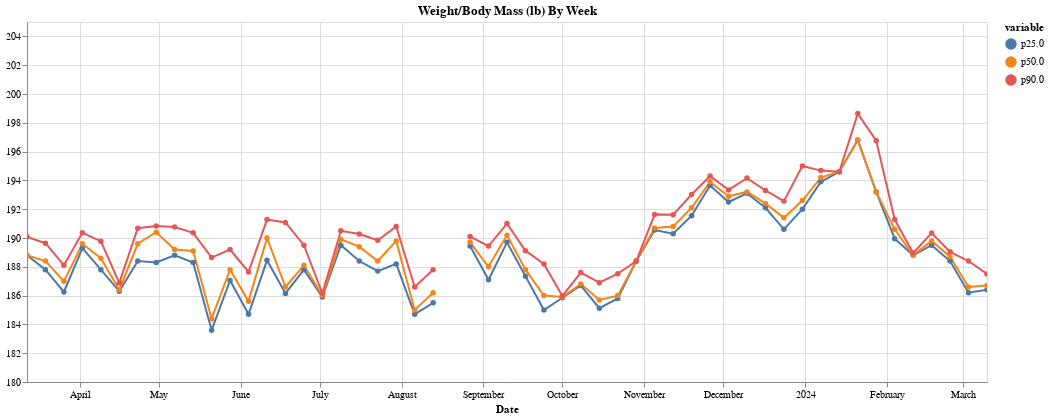
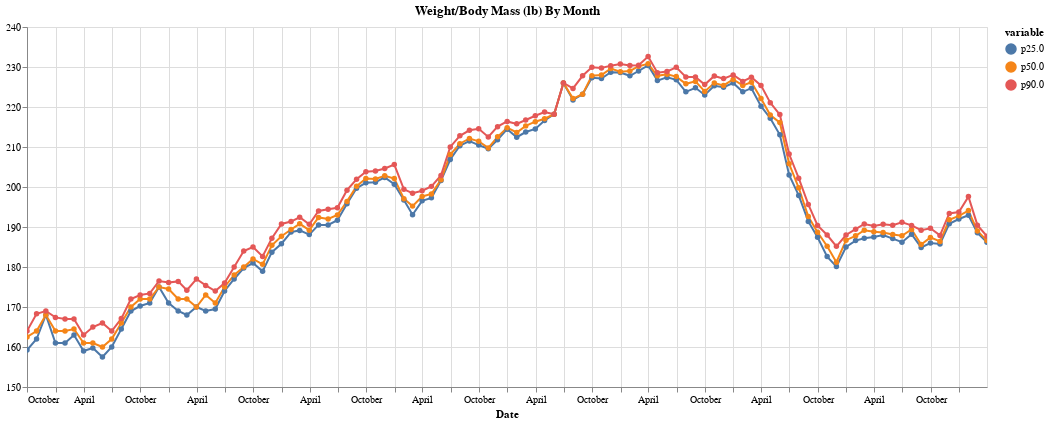
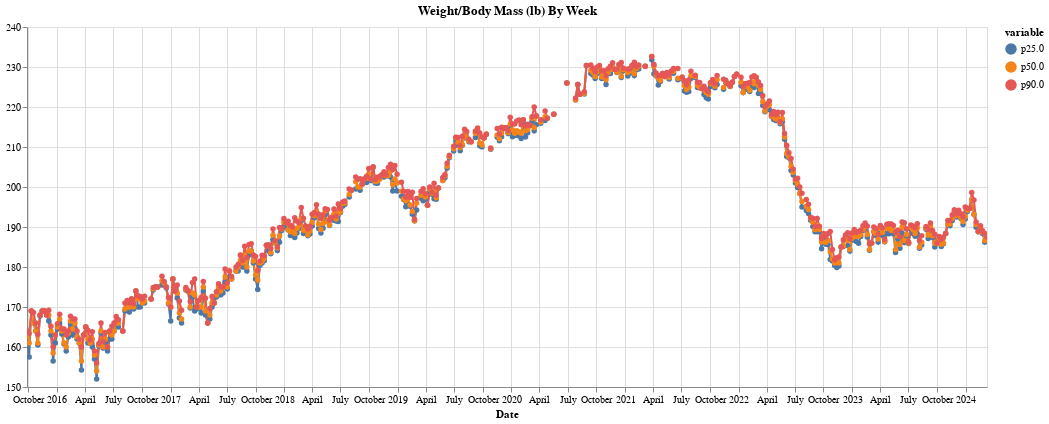

Source (notebook cell) for these figures, in order:
### Markdown cell above
# Time Series Analysis using resampling

### Code cell
print("Scroll to see year markers, select in index to zoom in")
metric = idx_weight


def graph_weight_as_line(df, freq, domain):
    pd_freq_value = freq[0]  # hack, pandas Freq are D,W,M
    df_group_time = df.copy()[metric].resample(pd_freq_value)
    t1 = df_group_time.count().reset_index()
    # Create the root df for output
    df_to_graph = t1.drop(columns=metric)
    for q in [0.25, 0.5, 0.9]:
    # for q in [0.25, 0.9]:
        df_to_graph[f"p{q*100}"] = df_group_time.quantile(q).reset_index()[metric]

    # Now start adding back the rows
    df_melted = df_to_graph.melt(id_vars=[idx_date])
    
    height_in_inches = 60  # todo figure out how to get this by calculation
    
    selection = alt.selection_point(fields=["variable"], bind="legend")  # Updated to Altair 5's selection_point
    
    c = (
        alt.Chart(df_melted)
        .mark_line(point=True)
        .encode(
            y=alt.Y("value", title="", scale=alt.Scale(domain=domain)),
            x=alt.X(f"{idx_date}:T"),
            color=alt.Color("variable"),
            tooltip=[alt.Tooltip(f"{idx_date}:T"), alt.Tooltip("value:Q")],
            opacity=alt.condition(selection, alt.value(1), alt.value(0.2)),
        )
        .properties(
            width=16 * height_in_inches,
            height=6 * height_in_inches,
            title=f"{metric} By {freq}",
        )
        .interactive()
    ).add_params(selection)  # Updated to Altair 5's add_params
    display(c)
    
    return c


earliest = df.iloc[-1].Date - pd.DateOffset(years=1)
graph_weight_as_line(df[earliest:], "Week", (180,205))
for freq in "Month Week".split():
    graph_weight_as_line(df, freq, (150, 240))

### Figure 1 — Vega-Lite specification as saved in the notebook (floating-point values rounded to 4 significant figures; data arrays with more than 128 entries replaced by an {"elided": "..."} marker saying what was removed)
{"config": {"view": {"continuousWidth": 300, "continuousHeight": 300}}, "data": {"name": "data-4b21cee14e6565005edf844d949e0c26"}, "mark": {"type": "line", "point": true}, "encoding": {"color": {"field": "variable", "type": "nominal"}, "opacity": {"condition": {"param": "param_1", "value": 1}, "value": 0.2}, "tooltip": [{"field": "Date", "type": "temporal"}, {"field": "value", "type": "quantitative"}], "x": {"field": "Date", "type": "temporal"}, "y": {"field": "value", "scale": {"domain": [180, 205]}, "title": "", "type": "quantitative"}}, "height": 360, "params": [{"name": "param_2", "select": {"type": "interval", "encodings": ["x", "y"]}, "bind": "scales"}, {"name": "param_1", "select": {"type": "point", "fields": ["variable"]}, "bind": "legend"}], "title": "Weight/Body Mass (lb) By Week", "width": 960, "$schema": "https://vega.github.io/schema/vega-lite/v5.20.1.json", "datasets": {"data-4b21cee14e6565005edf844d949e0c26": {"elided": "159 records"}}}

### Figure 2 — Vega-Lite specification as saved in the notebook (floating-point values rounded to 4 significant figures; data arrays with more than 128 entries replaced by an {"elided": "..."} marker saying what was removed)
{"config": {"view": {"continuousWidth": 300, "continuousHeight": 300}}, "data": {"name": "data-d027990c32bac867f082c736612e2e89"}, "mark": {"type": "line", "point": true}, "encoding": {"color": {"field": "variable", "type": "nominal"}, "opacity": {"condition": {"param": "param_3", "value": 1}, "value": 0.2}, "tooltip": [{"field": "Date", "type": "temporal"}, {"field": "value", "type": "quantitative"}], "x": {"field": "Date", "type": "temporal"}, "y": {"field": "value", "scale": {"domain": [150, 240]}, "title": "", "type": "quantitative"}}, "height": 360, "params": [{"name": "param_4", "select": {"type": "interval", "encodings": ["x", "y"]}, "bind": "scales"}, {"name": "param_3", "select": {"type": "point", "fields": ["variable"]}, "bind": "legend"}], "title": "Weight/Body Mass (lb) By Month", "width": 960, "$schema": "https://vega.github.io/schema/vega-lite/v5.20.1.json", "datasets": {"data-d027990c32bac867f082c736612e2e89": {"elided": "309 records"}}}

### Figure 3 — Vega-Lite specification as saved in the notebook (floating-point values rounded to 4 significant figures; data arrays with more than 128 entries replaced by an {"elided": "..."} marker saying what was removed)
{"config": {"view": {"continuousWidth": 300, "continuousHeight": 300}}, "data": {"name": "data-be467d51e72b13949bbb6f19a7f05872"}, "mark": {"type": "line", "point": true}, "encoding": {"color": {"field": "variable", "type": "nominal"}, "opacity": {"condition": {"param": "param_5", "value": 1}, "value": 0.2}, "tooltip": [{"field": "Date", "type": "temporal"}, {"field": "value", "type": "quantitative"}], "x": {"field": "Date", "type": "temporal"}, "y": {"field": "value", "scale": {"domain": [150, 240]}, "title": "", "type": "quantitative"}}, "height": 360, "params": [{"name": "param_6", "select": {"type": "interval", "encodings": ["x", "y"]}, "bind": "scales"}, {"name": "param_5", "select": {"type": "point", "fields": ["variable"]}, "bind": "legend"}], "title": "Weight/Body Mass (lb) By Week", "width": 960, "$schema": "https://vega.github.io/schema/vega-lite/v5.20.1.json", "datasets": {"data-be467d51e72b13949bbb6f19a7f05872": {"elided": "1326 records"}}}
